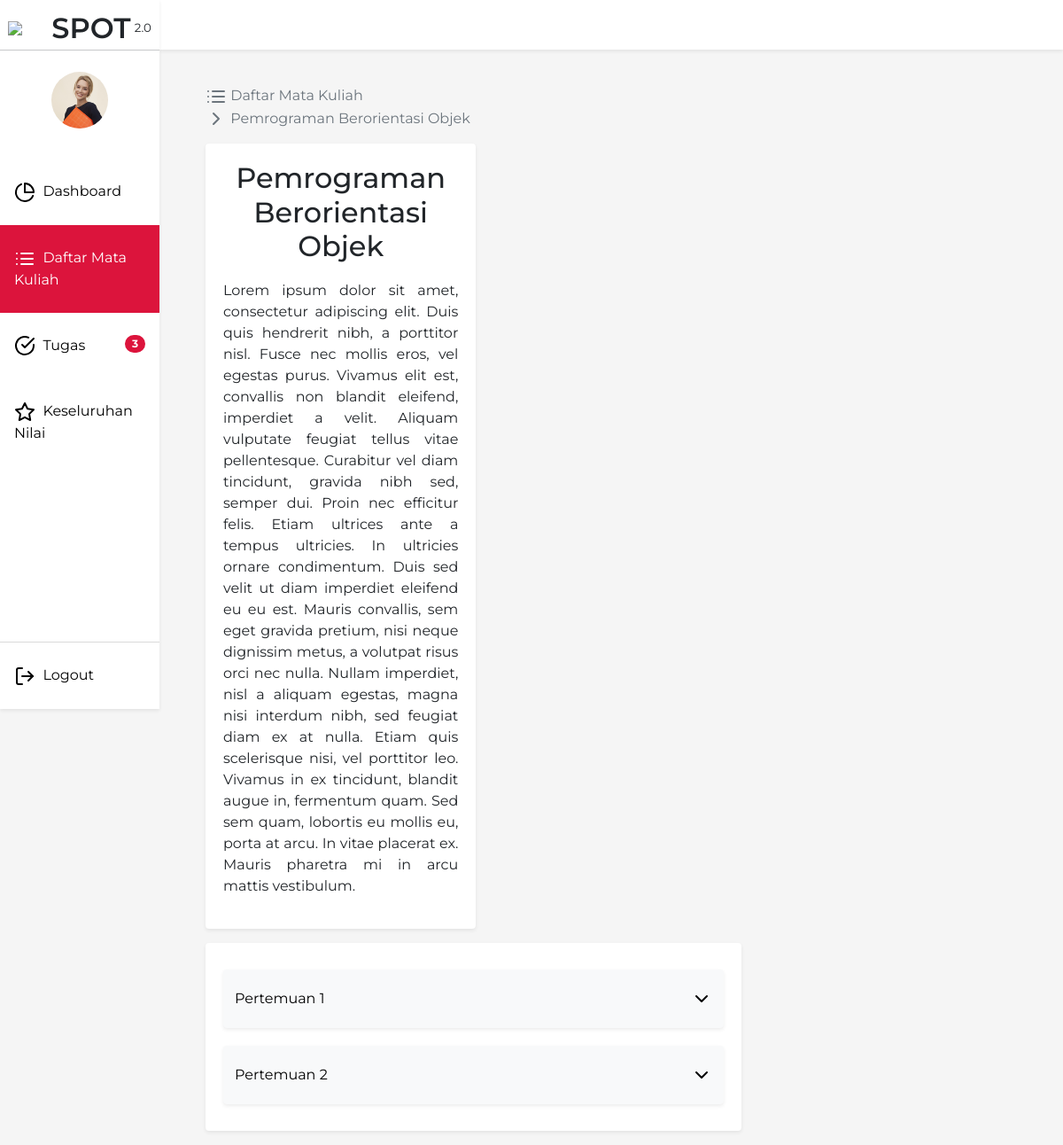
The app's page /MataKuliah/RL209 with its own data.
### tables this page shows
CREATE TABLE `matakuliah` (
  `kd_matkul` varchar(15) NOT NULL,
  `nid` int(10) UNSIGNED NOT NULL,
  `nid2` int(10) UNSIGNED NOT NULL,
  `nama_matkul` varchar(100) NOT NULL,
  `description` text NOT NULL,
  `sks` int(11) NOT NULL,
  `waktu` time NOT NULL,
  `hari` enum('Senin','Selasa','Rabu','Kamis','Jumat','Sabtu') NOT NULL
);

CREATE TABLE `materi` (
  `id_materi` int(11) NOT NULL,
  `kd_matkul` varchar(15) NOT NULL,
  `pertemuan` int(3) NOT NULL,
  `judul` varchar(128) NOT NULL,
  `highlight` text NOT NULL,
  `deskripsi` text NOT NULL,
  `last_update` datetime NOT NULL
);

### Database/Query.php (called while the page is built, shortened)
<?php
class Query {
    private $resource;
    private $columns = array("*");
    private $select;
    private $where = array();
    private $limit;
    private $orderBy;
    private $joinVal = array("");
    public function reset() {
        $this->resource = null;
        $this->columns = array("*");
        $this->select = null;
        $this->where = array();
        $this->limit = null;
        $this->orderBy = null;
        $this->joinVal = array("");
    }
    public function where($column, $value, $operator = "=")
    {
        array_push($this->where, " $column $operator '$value' ");
        $this->where[0] = (count($this->where) < 2 ? " WHERE " . $this->where[0] : $this->where[0]);
        return $this;
    }
    public function limit($limit)
    {
        $this->limit = " LIMIT " . $limit;
        return $this;
    }
    public function get($table = "")
    {
        $this->select = $this->select == NULL ?  "SELECT " . implode($this->columns) . " FROM $table " : $this->select;
        $sql = $this->select
        . implode("", $this->joinVal)
        . implode(" AND ", $this->where)
        . $this->limit
        . $this->orderBy;
        $this->resource = mysqli_query(mysqli_connect("localhost", "root", "", "penilaian-app"), $sql);
        return $this;
    }
    public function fetch()
    {
        $result = Array();
        while ($row = mysqli_fetch_assoc($this->resource)) {
            $result[] = $row;
        }
        return $result;
    }
}

### views/mahasiswa/pertemuan.php (the view, shortened to what this page needs)
<!DOCTYPE html>
<html>
<head>
  <link href="https://cdn.jsdelivr.net/npm/bootstrap@5.1.3/dist/css/bootstrap.min.css" rel="stylesheet">
  <link href="/css/pertemuan.css" rel="stylesheet" type="text/css" />
  <link href="/css/component/navbar.css" rel="stylesheet" type="text/css" />
</head>
<body>
  <nav class="shadow-sm">
  </nav>
  <?php include('components/sidebar.php'); ?>
  <div class="main-content">
    <div class="p-3">
      <div class="row">
        <div class="col-md-6">
          <div aria-label="breadcrumb">
            <ol class="breadcrumb">
              <a href="/MataKuliah">
                <li class="breadcrumb-item active" aria-current="page">
                    <span class="breadcrumb-item-text"><i class="icon ico-dark" data-feather="list"></i>&nbsp;Daftar Mata Kuliah</span>
                </li>
              </a>
              <a>
              <li class="breadcrumb-item active" aria-current="page">
                <?php
                  $row = $DB->where('kd_matkul', $kodeMatkul)->limit('1')->get('matakuliah')->fetch();
                ?>
                <span class="breadcrumb-item-text"><i class="icon ico-dark" data-feather="chevron-right"></i>&nbsp;<?= $row[0]["nama_matkul"] ?></span>
              </li>
            </ol>
          </div>
        </div>
      </div>
      <div class="row g-3">
        <div class="col-lg-4 order-lg-2">
          <div class="sum-nilai-card shadow-sm rounded">
            <h2><?= $row[0]["nama_matkul"] ?></h2>
            <p style="text-align:justify;" class="nilai-desc"><?= $row[0]["description"] ?></p>
          </div>
        </div>
        <div class="col-lg-8 order-lg-1">
          <div class="sum-nilai-matkul-card shadow-sm rounded">
            <?php
              $no = 1;
              $pertemuan = $DB->where('kd_matkul', $kodeMatkul)->get('materi')->fetch();
              foreach ($pertemuan as $p) {
            ?>
            <a class="btn btn-light nilai-collapse shadow-sm" data-bs-toggle="collapse" href="#collapsedNilai<?= $no ?>" role="button" aria-expanded="false" aria-controls="collapseExample" id="nilaiMataKuliah1" >
              <span class="matkul-name">Pertemuan <?= $p['pertemuan'] ?></span>
              <i class="ico ico-dark rotate180deg" data-feather="chevron-down"></i>
            </a>
            <?php
              $no++;
            }
            ?>
          </div>
        </div>
      </div>
    </div>
  </div>
</body>
</html>

### css/pertemuan.css (style rules this page uses)
body { background-color: rgb(245, 245, 245); margin: 0 auto; width: 100vw; height: 100vh; font-family: 'Montserrat', sans-serif; }
h1, h2, h3, h4 { display: inline-block; }
.main-content { margin-left: 18vw; margin-right: 3vw; padding-top: 10vh; }
.breadcrumb-item svg { z-index: -1; }
.breadcrumb-item-text { display: inline-block; vertical-align: middle; }
.sum-nilai-card { background-color: white; text-align: center; padding: 20px; }
.nilai-desc { margin-top: 10px; font-size: 12pt; }
.sum-nilai-matkul-card { background-color: white; padding: 20px; }
.nilai-collapse { padding-top: 20px; padding-bottom: 20px; width: 100%; }
.nilai-collapse { margin-top: 10px; margin-bottom: 10px; }
.nilai-collapse span { float: left !important; }
.nilai-collapse svg { float: right; }
.rotate180deg { transition: all .4s ease-out; }

### css/component/navbar.css (style rules this page uses)
nav { width: 85vw; background-color: rgb(255, 255, 255); position: fixed; margin: 0; padding: 0; height: 7vh; overflow: auto; right: 0; }
.icon { position: relative; text-align: c; }

### records on screen
matakuliah: nama_matkul "Pemrograman Berorientasi Objek", description "Lorem ipsum dolor sit amet, consectetur adipiscing elit. Duis quis hendrerit nibh, a porttitor nisl. Fusce nec mollis eros, vel egestas purus. Vivamus elit est, convallis non blandit eleifend, imperdiet a velit. Aliquam vulputate feugiat tellus vitae pellentesque. Curabitur vel diam tincidunt, gravida nibh sed, semper dui. Proin nec efficitur felis. Etiam ultrices ante a tempus ultricies. In ultricies ornare condimentum. Duis sed velit ut diam imperdiet eleifend eu eu est. Mauris convallis, sem eget gravida pretium, nisi neque dignissim metus, a volutpat risus orci nec nulla. Nullam imperdiet, nisl a aliquam egestas, magna nisi interdum nibh, sed feugiat diam ex at nulla. Etiam quis…"
materi: pertemuan "1"
materi: pertemuan "2"
